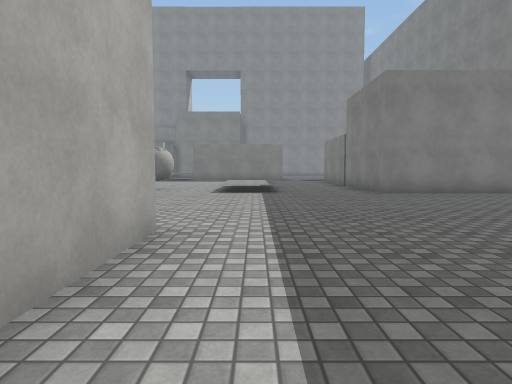
view 1 (above)

19 first-person views from a walk through a scene from a Unity 3-D project. The camera is 1.2 m above the floor, tilts 4° down and sees 75° across. The floor is counted in squares, 2 m on a side. Each view is taken from the middle of a square. On the plan, view 1 faces up. The plan holds only what a view shows up to about 10 squares ahead; the rest is blank. The place goes on beyond the plan. The player is left out. Surface patterns are stand-ins for the level's own textures.

view 2
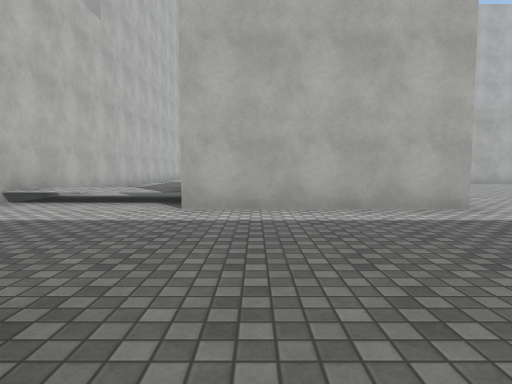

view 3
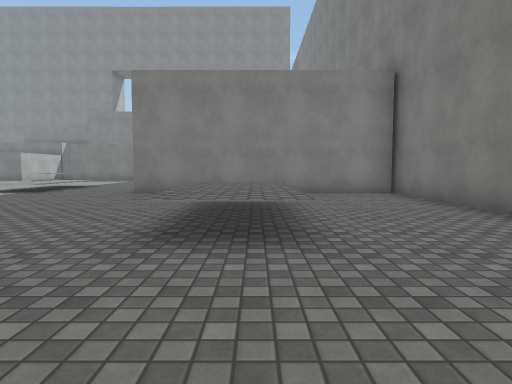

view 4
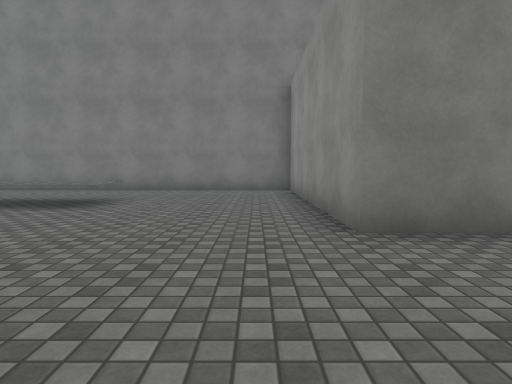

view 5
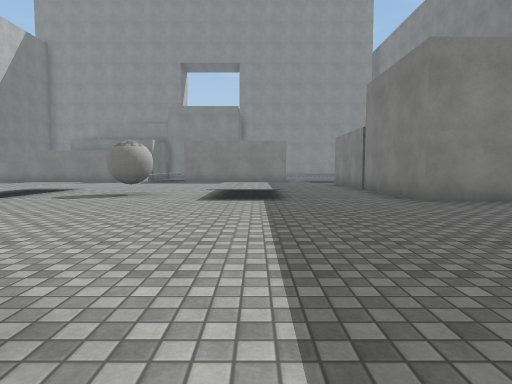

view 6
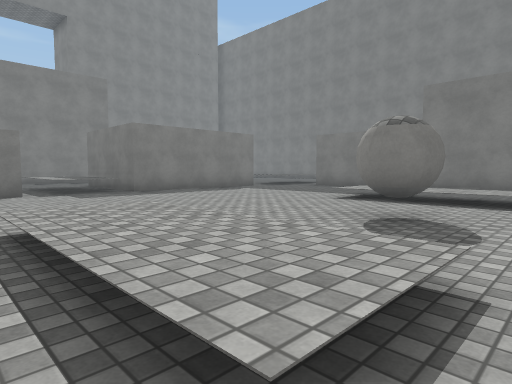

view 7
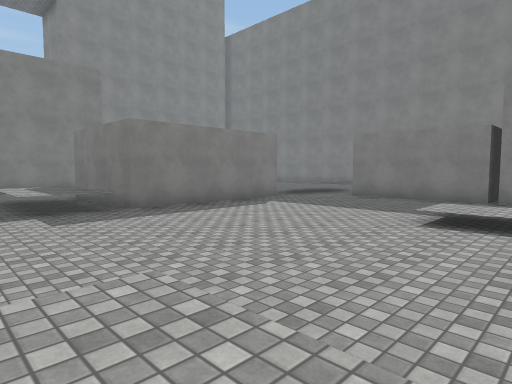

view 8
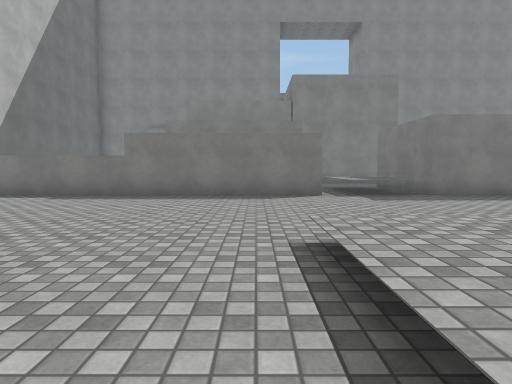

view 9
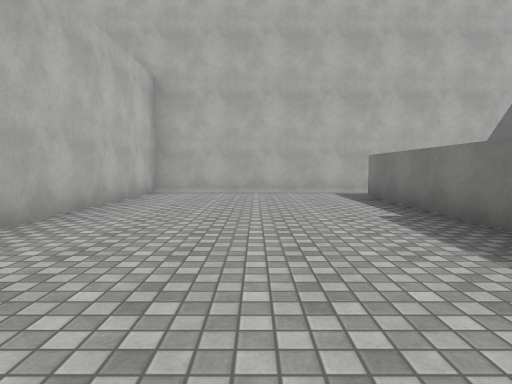

view 10
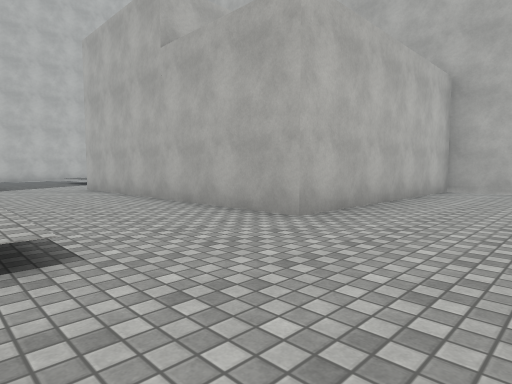

view 11
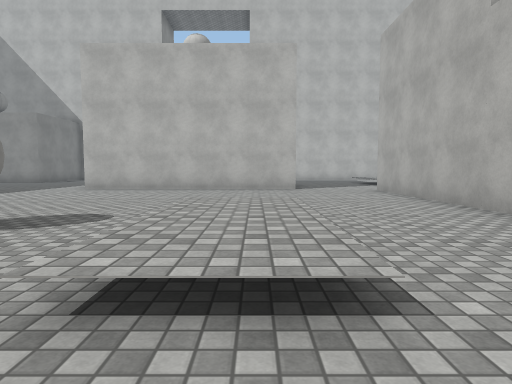

view 12
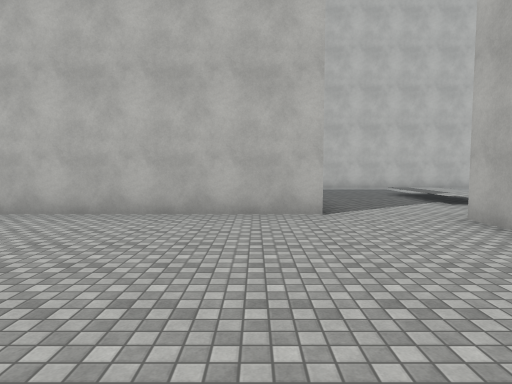

view 13
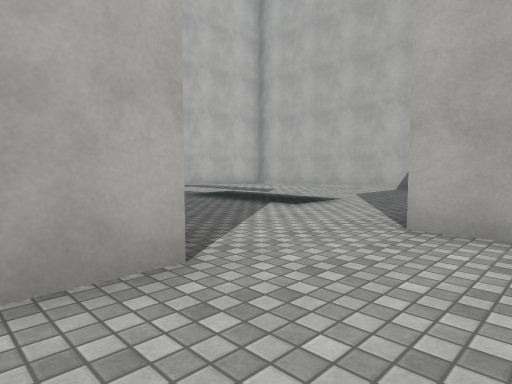

view 14
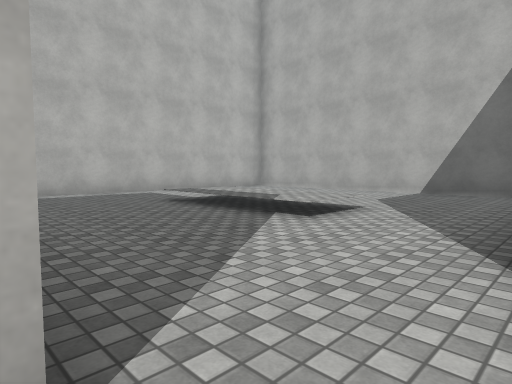

view 15
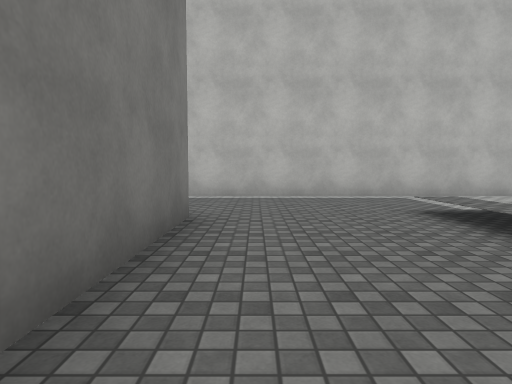

view 16
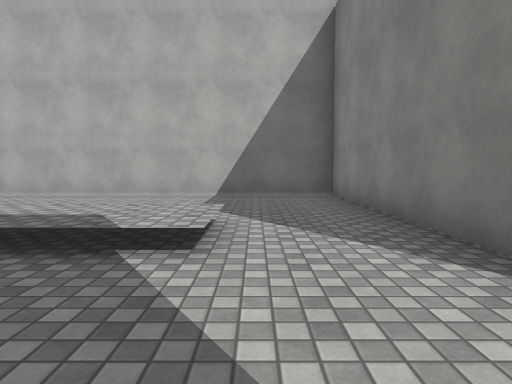

view 17
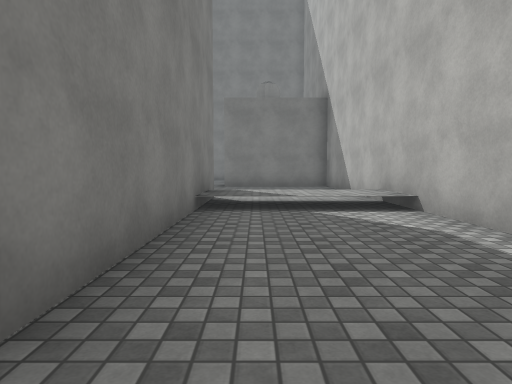

view 18
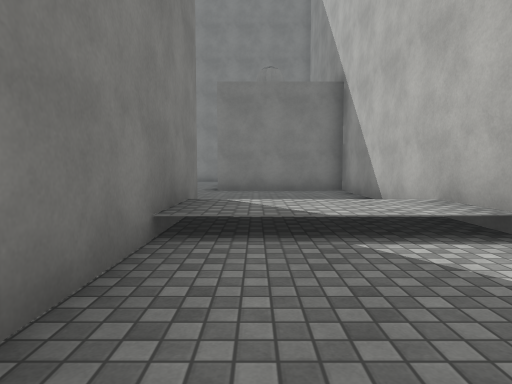

view 19
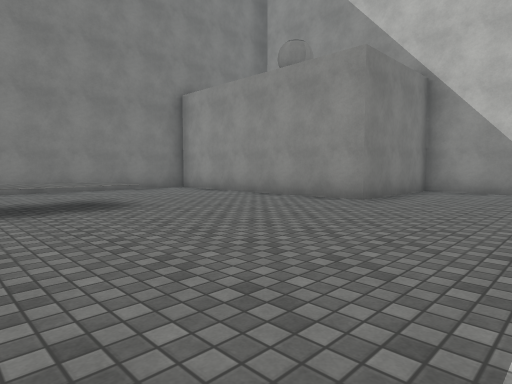

### Floor plan
Key: @ floor where view 1 was taken; # wall or solid block; . main floor; : floor 0.5 m higher than the main floor; / step, stairs or slope; ^ raised ledge; B ball.
Columns run from 16 left of view 1 to 10 right of it. Each row starts with its distance up from view 1.
 21             ..
 20            ...
 19            ^^#
 18            ^^#
 17 #.^^^^#####^^#####
 16 #..................
 15 #..................#
 14 #..................#
 13 #..................#
 12 #.........//...//..##
 11 #######...:/.../:..#
 10       #...:/.B./:..#
  9       #...:/.../:..#
  8       #............########
  7       #...................#
  6       #..............^^...#
  5       #..............^^...#
  4 #######..............^^...#
  3 #........#######.....^^...#
  2 #........#     #..........#
  1 #....:...#     #..........#
  0 #....:...#     #@.........#
 -1 #.. .:...#######...########
 -2 #.. ........./:....#
 -3 #.. ........./:....#
 -4 #  ........../:....#
 -5   ##################

Where each view was taken, in squares from view 1:
view 1: 0 up, 0 right, facing up
view 2: 0 up, 4 right, facing left
view 3: 0 up, 6 right, facing up
view 4: 0 up, 0 right, facing right
view 5: 2 up, 0 right, facing up
view 6: 8 up, 7 left, facing up-right
view 7: 10 up, 6 left, facing up-right
view 8: 9 up, 7 left, facing up
view 9: 14 up, 7 left, facing left
view 10: 14 up, 6 left, facing down-left
view 11: 13 up, 6 left, facing down
view 12: 9 up, 6 left, facing down
view 13: 5 up, 6 left, facing down-left
view 14: 4 up, 7 left, facing down-left
view 15: 3 up, 8 left, facing down
view 16: 2 up, 8 left, facing left
view 17: 2 down, 8 left, facing right
view 18: 2 down, 6 left, facing right
view 19: 5 up, 0 right, facing down-right
